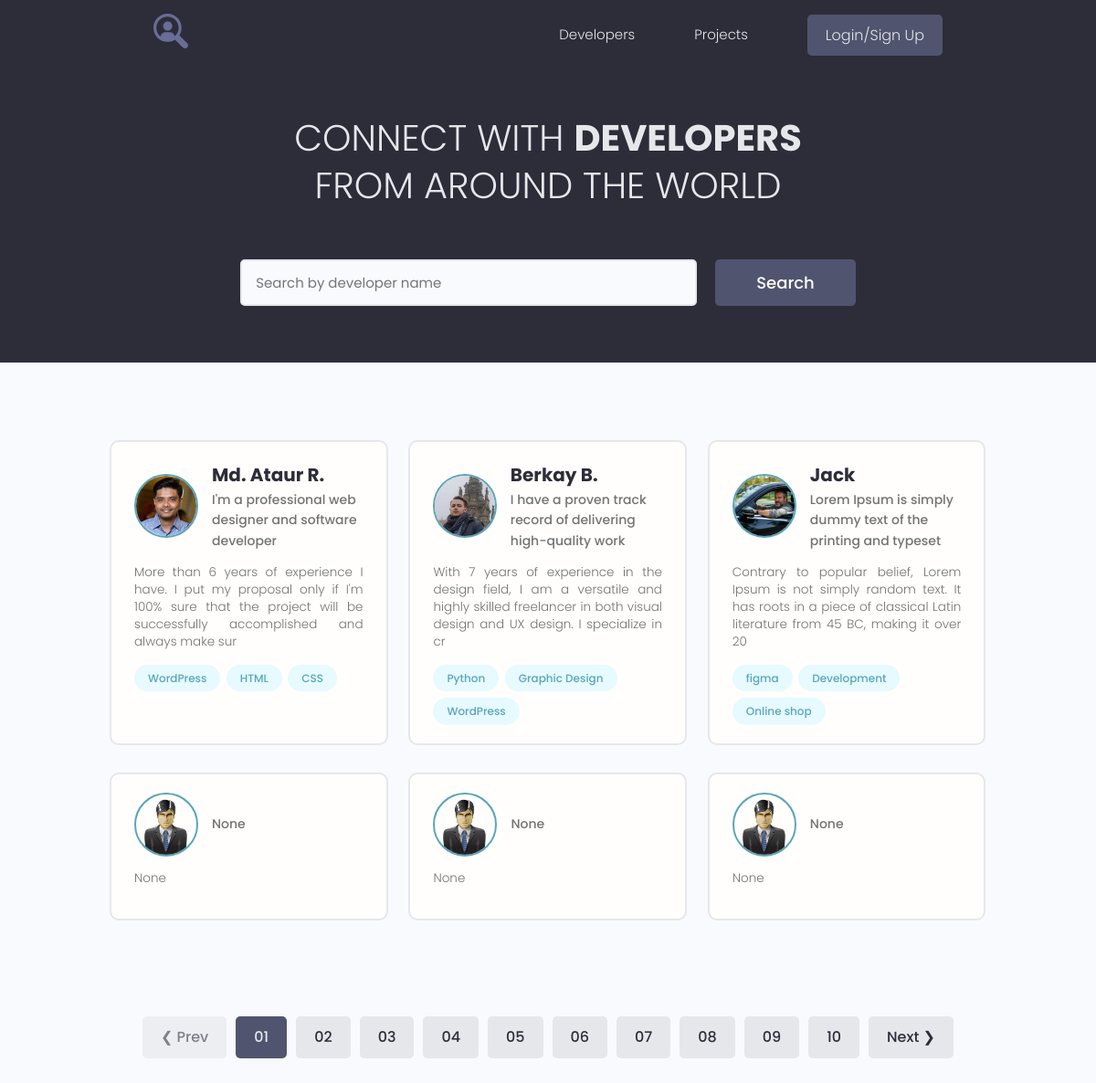
The page / on the database its author committed.
### users/models.py (models this page shows, shortened)
class Profile(models.Model):
    user = models.OneToOneField(User, on_delete=models.CASCADE, null=True, blank=True)
    name = models.CharField(max_length=200, null=True, blank=True)
    email = models.EmailField(max_length=500, null=True, blank=True)
    username = models.CharField(max_length=200, null=True, blank=True)
    short_info = models.CharField(max_length=200, null=True, blank=True)
    bio = models.TextField(null=True, blank=True)
    profile_image = models.ImageField(null=True, blank=True, upload_to='profiles/', default='profiles/user-default.png')
    social_github = models.CharField(max_length=200, null=True, blank=True)
    social_youtube = models.CharField(max_length=200, null=True, blank=True)
    social_website = models.CharField(max_length=200, null=True, blank=True)
    created = models.DateTimeField(auto_now_add=True)

class Skill(models.Model):
    owner = models.ForeignKey(Profile, on_delete=models.CASCADE, null=True, blank=True)
    name = models.CharField(max_length=200, null=True, blank=True)
    description = models.TextField(null=True, blank=True)
    created = models.DateTimeField(auto_now_add=True)
    def __str__(self):
        return f"{self.name}"

### users/views.py (the view)
# urls.py: path("", views.profiles, name="profiles"),
def profiles(request):
    prof, search_query = search_profile(request)
    context = {
        'profiles': prof,
        'search_query': search_query
    }
    return render(request, 'users/index.html', context)

### users/utils.py (called while the page is built)
def search_profile(request):
    search_query = ""
    if request.GET.get('search_query'):
        search_query = request.GET.get('search_query')
    skills = Skill.objects.filter(name__icontains=search_query)
    profiles = Profile.objects.distinct().filter(Q(name__icontains=search_query) |
                                                 Q(short_info__icontains=search_query) |
                                                 Q(skill__in=skills)
                                                 )
    return profiles, search_query

### users/templates/users/index.html (shortened to what this page needs)
{% extends 'projects/base.html' %}
{% block content %}
  <main class="home">
    <section class="hero-section text-center">
      <div class="container container--narrow">
        <div class="hero-section__box">
          <h2>CONNECT WITH <span>DEVELOPERS</span></h2>
          <h2>FROM AROUND THE WORLD</h2>
        </div>
        <div class="hero-section__search">
          <form class="form" action="{% url 'profiles' %}" method="get">
            <div class="form__field">
              <input class="input input--text" id="formInput#search" type="text" name="search_query" value="{{ search_query }}"
                placeholder="Search by developer name" />
            </div>
            <input class="btn btn--sub btn--lg" type="submit" value="Search" />
          </form>
        </div>
      </div>
    </section>
    <section class="devlist">
      <div class="container">
        <div class="grid grid--three">
          {% for profile in profiles %}
          <div class="column card">
            <div class="dev">
              <a href="{% url 'user_profile' profile.id %}" class="card__body">
                <div class="dev__profile">
                  <img class="avatar avatar--md" src="{{ profile.profile_image.url }}" alt="image" />
                  <div class="dev__meta">
                    <h3>{{ profile.name }}</h3>
                    <h5>{{ profile.short_info|slice:"60" }}</h5>
                  </div>
                </div>
                <p class="dev__info">
                  {{ profile.bio|slice:"150" }}
                </p>
                <div class="dev__skills">
                  {% for skill in profile.skill_set.all|slice:"3" %}
                  <span class="tag tag--pill tag--main">
                    <small>{{ skill }}</small>
                  </span>
                  {% endfor %}
                </div>
              </a>
            </div>
          </div>
          {% endfor %}
        </div>
      </div>
    </section>
    <div class="pagination">
      <ul class="container">
        <li><a href="#" class="btn btn--disabled">&#10094; Prev</a></li>
        <li><a href="#" class="btn btn--sub">01</a></li>
        <li><a href="#" class="btn">02</a></li>
        <li><a href="#" class="btn">03</a></li>
        <li><a href="#" class="btn">04</a></li>
        <li><a href="#" class="btn">05</a></li>
        <li><a href="#" class="btn">06</a></li>
        <li><a href="#" class="btn">07</a></li>
        <li><a href="#" class="btn">08</a></li>
        <li><a href="#" class="btn">09</a></li>
        <li><a href="#" class="btn">10</a></li>
        <li><a href="#" class="btn">Next &#10095;</a></li>
      </ul>
    </div>
  </main>
{% endblock %}

### projects/static/styles/app.css (style rules this page uses)
:root { --color-sub: #2d2d39; }
.btn--sub { background-color: var(--color-sub-light); }
.card { border: 2px solid var(--color-light); }
img { width: 100%; }
.hero-section { height: 40vh; display: flex; align-items: center; background-color: var(--color-sub); }
.hero-section__box { margin-bottom: 4rem; }
.hero-section__box > h2, .hero-section__box > h2 > span { font-size: 4rem; color: var(--color-light); line-height: 1.3; text-transform: uppercase; }
.hero-section__box > h2 { font-weight: 300; }
.hero-section__box > h2 > span { font-weight: 700; }
.hero-section__search > .form { display: flex; align-items: center; justify-content: center; gap: 2rem; }
.hero-section__search > .form input.input--text { width: 50rem; }
.devlist { margin-top: 8rem; }
.devlist .grid { align-items: stretch; }
.devlist .dev .dev__profile { display: flex; align-items: center; gap: 1.5rem; }
.devlist .dev .dev__meta h3 { color: var(--color-sub); font-size: 2rem; font-weight: 700; }
.devlist .dev .dev__meta h5 { color: var(--color-text); font-size: 1.4rem; font-weight: 500; }
.devlist .dev .dev__info { margin: 1.5rem 0; font-size: 1.35rem; line-height: 1.4; text-align: justify; }
.pagination { margin-top: 8rem; margin-bottom: 10rem; }
.pagination > ul { flex-wrap: wrap; list-style: none; display: flex; align-items: center; justify-content: center; gap: 1rem; }
.pagination .btn { color: var(--color-sub); }
.pagination .btn.btn--sub { color: var(--color-light); }

### projects/static/uikit/styles/modules/_variables.css (style rules this page uses)
:root { --color-main: #5aa5b9; --color-main-light: #e6faff; --color-sub: #3f4156; --color-sub-light: #51546e; --color-sub-lighter: #ededfd; --color-text: #737373; --color-gray: #8b8b8b; --color-light: #e5e7eb; --color-light-gray: #767676; --color-bg: #f8fafd; --color-white: #fffefd; --color-white-light: #f3f3f3; --color-success: #359e64; --color-success-bg: #def8e8; --color-error: #fc4b0b; --color-error-bg: #fff2ee; --font-base: 'Poppins', arial, helvetica, 'Segoe UI', roboto, ubuntu, sans-serif; --font-monospace: 'Fira Code', 'Courier New', courier, monospace; --font-regular: 300; --font-medium: 500; --font-bold: 700; --generic-shadow: 1px 1px 5px #00000010; --generic-transition: all 0.3s ease-in-out; }

### projects/static/uikit/styles/modules/_base.css (style rules this page uses)
* { margin: 0; padding: 0; box-sizing: border-box; text-rendering: optimizeLegibility; color: inherit; font-size: inherit; }
html { font-size: 50%; }
@media only screen and (min-width: 480px) { html { font-size: 56.25%; } }
@media only screen and (min-width: 1200px) { html { font-size: 62.5%; } }
body { line-height: 1.6; font-weight: 400; font-size: 1.5rem; color: var(--color-text); background-color: var(--color-bg); min-height: 100vh; }

### projects/static/uikit/styles/modules/_typography.css (style rules this page uses)
* { font-family: var(--font-base); }
h2 { font-size: 3.6rem; font-weight: var(--font-bold); }
h3 { font-size: 3.2rem; font-weight: var(--font-medium); }
h5 { font-size: 2.4rem; font-weight: var(--font-medium); }
h5, h6 { font-weight: var(--font-regular); }
p, span, strong { font-size: 1.6rem; color: var(--color-text); font-weight: var(--font-regular); }
a { padding-bottom: 2px; text-decoration: none; display: inline-block; color: var(--color-main); font-weight: var(--font-medium); }

### projects/static/uikit/styles/modules/_utilities.css (style rules this page uses)
.container { width: 92%; max-width: 165rem; margin: 0 auto; box-sizing: border-box; }
.container--narrow { width: 92%; max-width: 120rem; }
@media screen and (min-width: 1000px) { .container { width: 90%; } }
@media screen and (min-width: 1000px) { .container--narrow { width: 85%; } }
@media screen and (min-width: 1200px) { .container { width: 80%; } }
@media screen and (min-width: 1200px) { .container--narrow { width: 72%; } }
.text-center { text-align: center; }

### projects/static/uikit/styles/modules/_avatar.css (style rules this page uses)
.avatar { border-radius: 50%; border: 2px solid var(--color-main); object-fit: cover; }
.avatar--md { height: 7rem; width: 7rem; }

### projects/static/uikit/styles/modules/_button.css (style rules this page uses)
.btn { display: inline-block; position: relative; cursor: pointer; background-color: var(--color-light); font-weight: var(--font-medium); color: var(--color-sub); text-decoration: none; padding: 1rem 2rem; border-radius: 0.5rem; border: none; width: -webkit-fit-content; width: -moz-fit-content; width: fit-content; height: -webkit-fit-content; height: -moz-fit-content; height: fit-content; font-size: 1.6rem; outline-width: 0; outline-color: transparent; -webkit-backface-visibility: hidden; backface-visibility: hidden; transition: all 0.3s ease-in-out; }
.btn:disabled, .btn--disabled { cursor: not-allowed; opacity: 0.6; }
.btn--sub { background-color: var(--color-sub); color: var(--color-white); }
.btn--lg { font-size: 1.8rem; padding: 1.2rem 4.5rem; }

### rows shown on the page
Profile: profile_image (picture), name "Md. Ataur R.", short_info "I'm a professional web designer and software developer", bio "More than 6 years of experience I have. I put my proposal only if I'm 100% sure that the project will be successfully accomplished and always make sur"
Skill: name "WordPress"
Skill: name "HTML"
Skill: name "CSS"
Profile: profile_image (picture), name "Berkay B.", short_info "I have a proven track record of delivering high-quality work", bio "With 7 years of experience in the design field, I am a versatile and highly skilled freelancer in both visual design and UX design. I specialize in cr"
Skill: name "Python"
Skill: name "Graphic Design"
Skill: name "WordPress"
Profile: profile_image (picture), name "Jack", short_info "Lorem Ipsum is simply dummy text of the printing and typeset", bio "Contrary to popular belief, Lorem Ipsum is not simply random text. It has roots in a piece of classical Latin literature from 45 BC, making it over 20"
Skill: name "figma"
Skill: name "Development"
Skill: name "Online shop"
Profile: profile_image (placeholder picture), short_info "None", bio "None"
Profile: profile_image (placeholder picture), short_info "None", bio "None"
Profile: profile_image (placeholder picture), short_info "None", bio "None"
